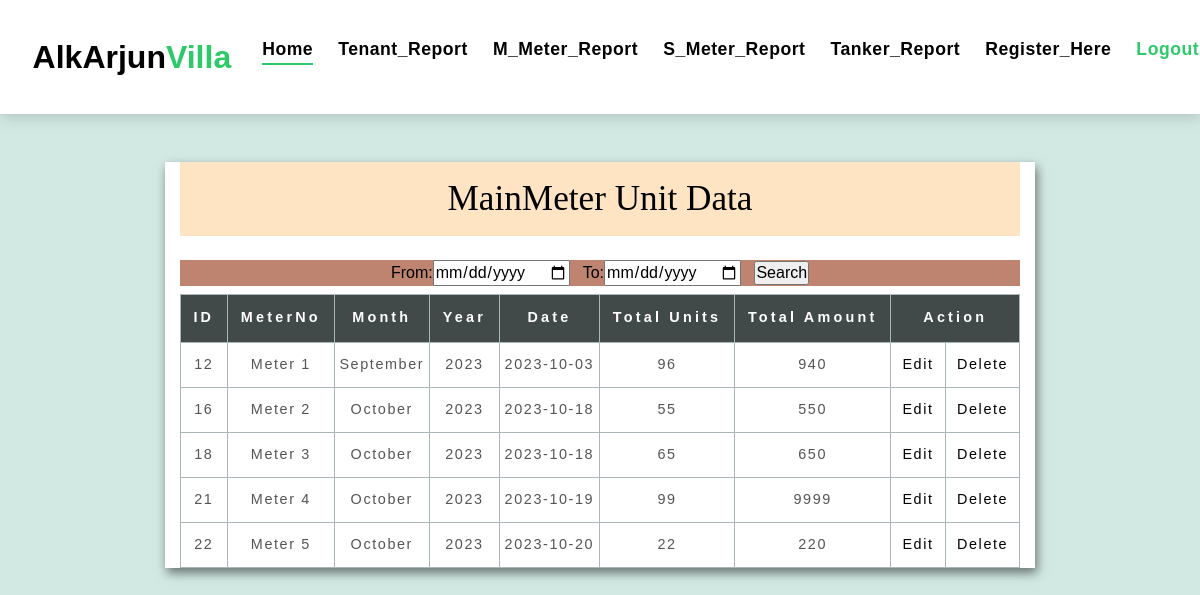
/M_Meter_Report (signed in), run on the app's committed database.
### myapp/models.py (models this page shows)
class Mainmeter(models.Model):
     meterNo = models.CharField(max_length=100,default="0")
     month = models.CharField(max_length=20,default="0")
     year = models.CharField(max_length=50,default="0")
     todaysdate = models.CharField(max_length=20,default="0")
     unitConsumed = models.CharField(max_length=50,default="0")
     amount = models.CharField(max_length=20,default="0")
     class Meta:
         db_table="myapp_mainmeter"

### myapp/views.py (the view)
# urls.py: path('M_Meter_Report' , views.M_Meter_Report , name='M_Meter_Report'),
def M_Meter_Report(request):
    if request.session.get('username') is not None:
        data = Mainmeter.objects.all()   #select
        return render(request,"M_Meter_Report.html" , {'data':data})
    else:
        return redirect("login")

### templates/M_Meter_Report.html (shortened to what this page needs)
{% load static %}
<!DOCTYPE html>
<html>
<head>
    <link rel="stylesheet" href="https://maxcdn.bootstrapcdn.com/bootstrap/4.5.2/css/bootstrap.min.css">
    <link href="{% static 'assets/css/style.css' %}" rel="stylesheet">
    <link href="{% static 'table.css' %}" rel="stylesheet">
</head>
<body>
<nav class="navbar navbar-default navbar-trans navbar-expand-lg fixed-top">
  <a class="navbar-brand text-brand" href="/">&nbsp; AlkArjun<span class="color-b">Villa</span></a>
  <div class="navbar-collapse collapse justify-content-center" id="navbarDefault">
    <ul class="navbar-nav">
      <li class="nav-item">
        <a class="nav-link active" href="/">Home</a>
      </li>
      {% if request.session.username %}
      <li class="nav-item">
        <a class="nav-link " href="Tenant_Entry">Tenant_Report</a>
      </li>
      <li class="nav-item">
        <a class="nav-link " href="M_Meter_Report">M_Meter_Report</a>
      </li>
      <li class="nav-item">
        <a class="nav-link " href="S_Meter_Report">S_Meter_Report</a>
      </li>
      <li class="nav-item">
        <a class="nav-link " href="Tanker_Report">Tanker_Report</a>
      </li>
      <li class="nav-item">
        <a class="nav-link " href="add">Register_Here</a>
      </li>
      <li class="nav-item">
        <a class="nav-link" href="logout"> <span class="color-b">Logout</span></a>
      </li>
      {% else %}
        <a class="nav-link" href="login"> <span class="color-b">Login Here</span> </a>
      {% endif %}
    </ul>
  </div>
</nav>
<center>
<div class="container">
  <div class="tb1_container">
  <h2 class="mb-4">MainMeter Unit Data</h2>
   <form method="POST" action="showMeterResults">
  <h6>
    From:<input type="date" name = "fromdate">&nbsp;&nbsp;
    To:<input type="date" name = "todate">&nbsp;&nbsp;
        <input type = "submit" value = "Search">
  </h6>
 <table class="tbl">
   <thead>
    <tr>
      <th>ID</th>
      <th>MeterNo</th>
      <th>Month</th>
      <th>Year</th>
      <th>Date</th>
      <th>Total Units</th>
      <th>Total Amount</th>
      <th colspan="2">Action</th>
    </tr>
   </thead>
{% for i in data %}
  <tbody>
    <tr>
      <td>{{i.id}}</td>
      <td>{{i.meterNo}}</td>
      <td>{{i.month}}</td>
      <td>{{i.year}}</td>
      <td>{{i.todaysdate}}</td>
      <td>{{i.unitConsumed}}</td>
      <td>{{i.amount}}</td>
      <td>
        <a href="mainmeter_edit?id={{i.id}}">Edit</a>
      </td>
      <td>
        <a href="delete_Mainmeter?id={{i.id}}">Delete</a>
      </td>
    </tr>
  </tbody>
{% endfor %}
</table>
</form>
</div>
</div>
</center>
</body>
</html>

### static/assets/css/style.css (style rules this page uses)
body { font-family: "Poppins", sans-serif; color: #555555; }
h1, h2, h3, h4, h5, h6 { color: #000000; }
a { color: #000000; text-decoration: none; transition: all 0.5s ease; }
.text-brand { color: #000000; font-size: 2rem; font-weight: 600; }
.color-b { color: #2eca6a; }
.navbar-default { transition: all 0.5s ease-in-out; background-color: #ffffff; padding-top: 28px; padding-bottom: 28px; -webkit-backface-visibility: hidden; backface-visibility: hidden; box-shadow: 1px 2px 15px rgba(100, 100, 100, 0.3); }
.navbar-default.navbar-trans, .navbar-default.navbar-reduce { -webkit-backface-visibility: hidden; backface-visibility: hidden; }
.navbar-default.navbar-trans .nav-item, .navbar-default.navbar-reduce .nav-item { position: relative; padding-right: 10px; padding-bottom: 8px; margin-left: 0; }
@media (min-width: 768px) { .navbar-default.navbar-trans .nav-item, .navbar-default.navbar-reduce .nav-item { margin-left: 15px; } }
.navbar-default.navbar-trans .nav-link, .navbar-default.navbar-reduce .nav-link { font-size: 1.1rem; color: #000000; font-weight: 600; letter-spacing: 0.03em; transition: all 0.1s ease-in-out; position: relative; padding-left: 0; padding-right: 0; }
.navbar-default.navbar-trans .nav-link:before, .navbar-default.navbar-reduce .nav-link:before { content: ""; position: absolute; bottom: 5px; left: 0; width: 100%; height: 2px; z-index: 0; background-color: #2eca6a; transform: scaleX(0); transform-origin: right; transition: transform 0.2s ease-out, opacity 0.2s ease-out 0.3s; }
.navbar-default.navbar-trans .show>.nav-link:before, .navbar-default.navbar-trans .active>.nav-link:before, .navbar-default.navbar-trans .nav-link.show:before, .navbar-default.navbar-trans .nav-link.active:before, .navbar-default.navbar-reduce .show>.nav-link:before, .navbar-default.navbar-reduce .active>.nav-link:before, .navbar-default.navbar-reduce .nav-link.show:before, .navbar-default.navbar-reduce .nav-link.active:before { transform: scaleX(1); }
.navbar-default.navbar-trans .nav-link:before { background-color: #2eca6a; }
.navbar-default.navbar-trans .show>.nav-link, .navbar-default.navbar-trans .active>.nav-link, .navbar-default.navbar-trans .nav-link.show, .navbar-default.navbar-trans .nav-link.active { color: #000000; }

### static/table.css (style rules this page uses)
* { padding: 0; margin: 0; box-sizing: border-box; font-family: "poppins", sans-serif; }
body { background: #ccc; display: flex; justify-content: center; align-items: center; min-height: 60vh; }
.container { max-height: 1440px; width: 100%; background: #fff; box-shadow: 2px 5px 10px rgba(0, 0, 0, 0.5); }
.container h2 { padding:1rem 1rem; font-size: 2.2rem; text-align: center; background-color:bisque; font-family:'Times New Roman', Times, serif; }
.tbl { width: 100%; border-collapse: collapse; }
.tbl thead { background:#424949; color: #fff; text-align: center; }
.tbl thead tr th { font-size: 0.9rem; padding: 0.8rem; letter-spacing: 0.2rem; vertical-align: top; border: 1px solid #aab7b8; }
.tbl tbody tr td { font-size: 0.9rem; letter-spacing: 0.1rem; font-weight: normal; text-align: center; border: 1px solid #aab7b8; padding: 0.3rem; }
.tbl a { display: inline-block; padding: 0.4rem; }
h6 { background-color:rgb(190, 132, 111); }

### data on the page
Mainmeter: id "12", meterNo "Meter 1", month "September", year "2023", todaysdate "2023-10-03", unitConsumed "96", amount "940"
Mainmeter: id "16", meterNo "Meter 2", month "October", year "2023", todaysdate "2023-10-18", unitConsumed "55", amount "550"
Mainmeter: id "18", meterNo "Meter 3", month "October", year "2023", todaysdate "2023-10-18", unitConsumed "65", amount "650"
Mainmeter: id "21", meterNo "Meter 4", month "October", year "2023", todaysdate "2023-10-19", unitConsumed "99", amount "9999"
Mainmeter: id "22", meterNo "Meter 5", month "October", year "2023", todaysdate "2023-10-20", unitConsumed "22", amount "220"
